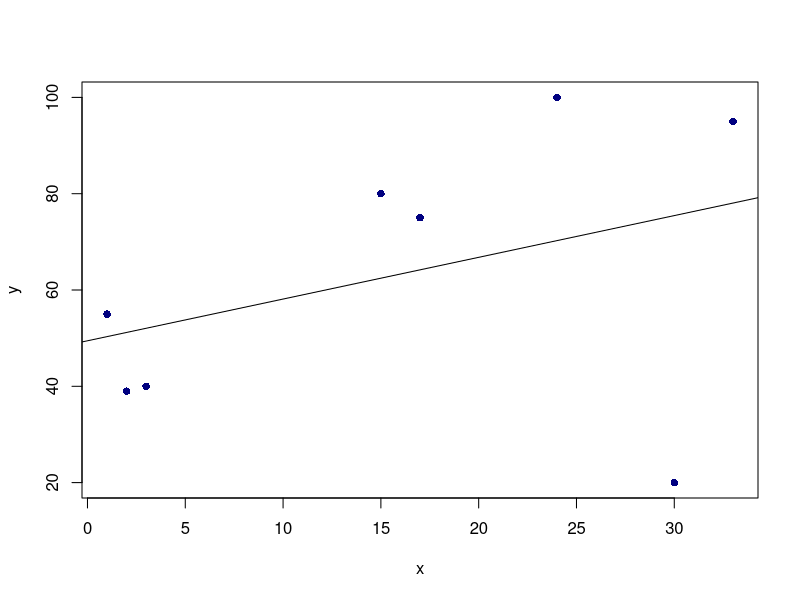
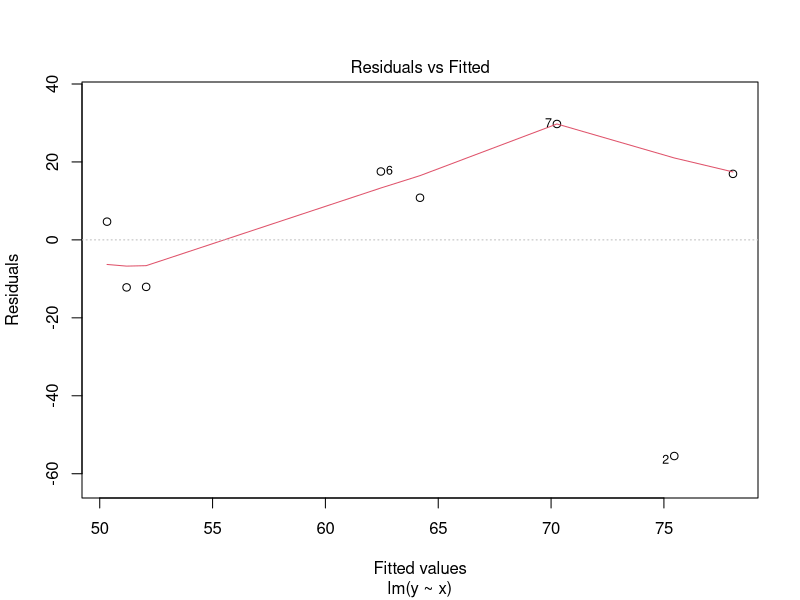
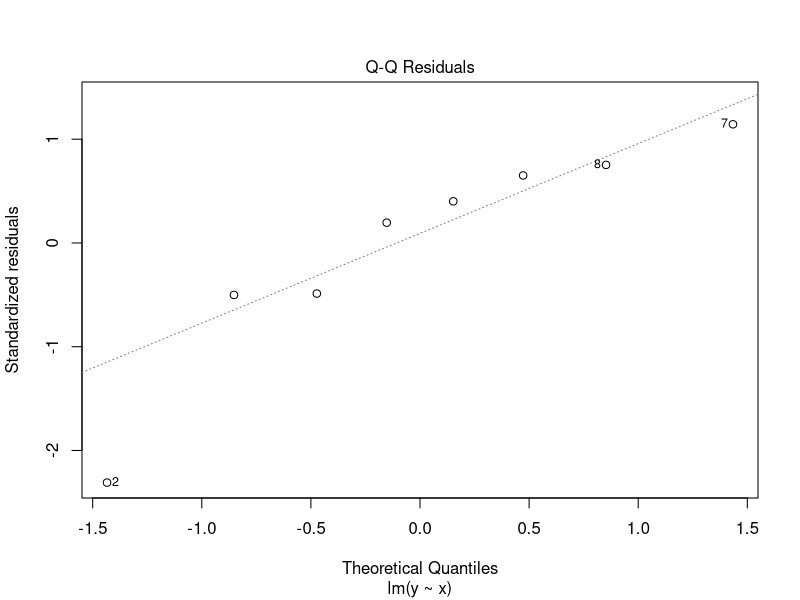
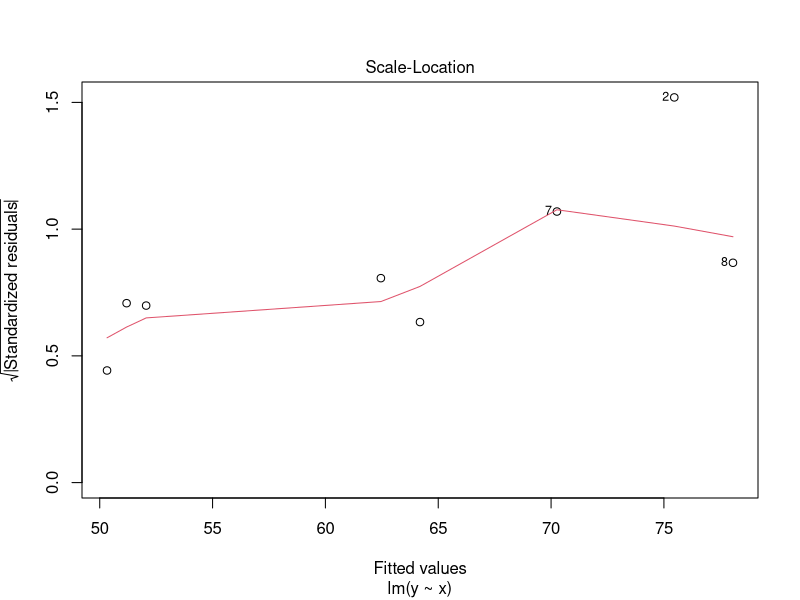
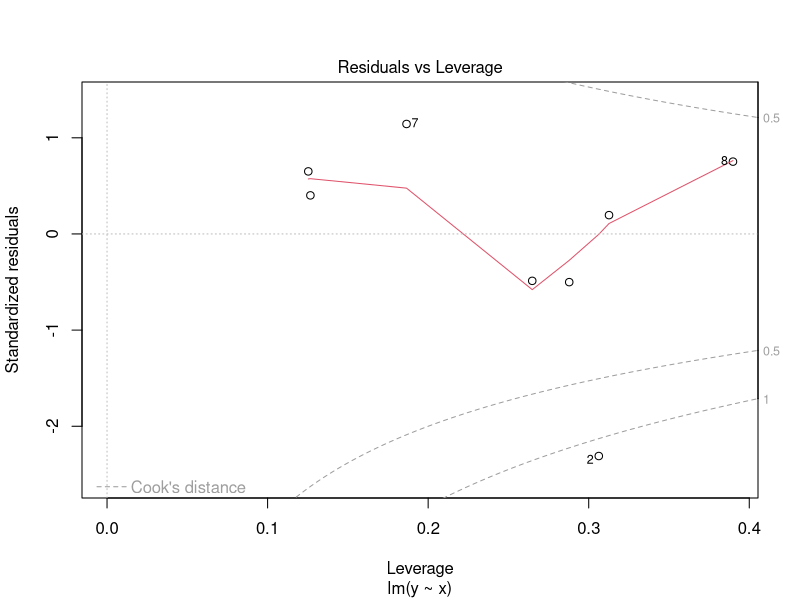
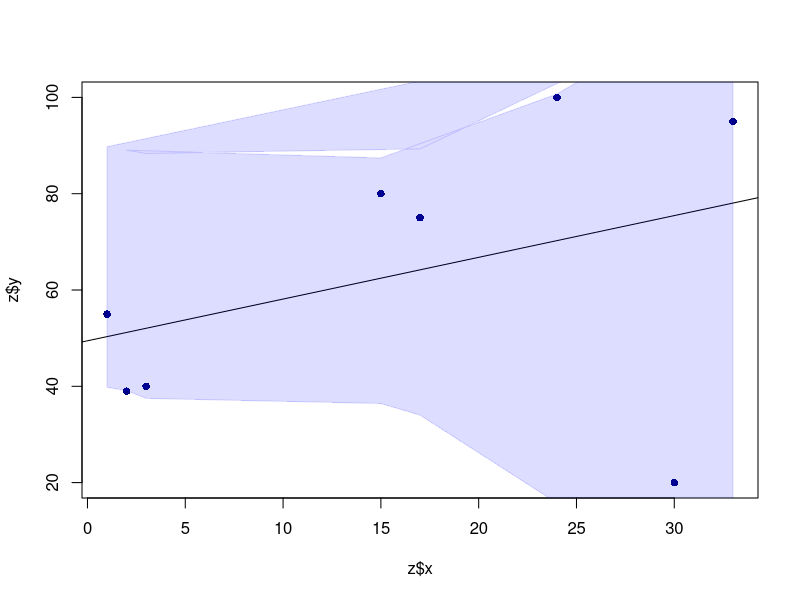
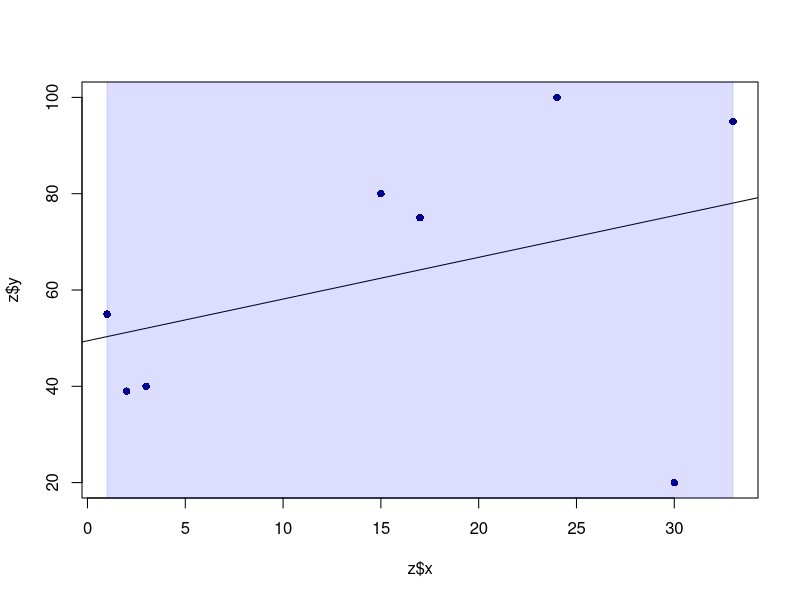
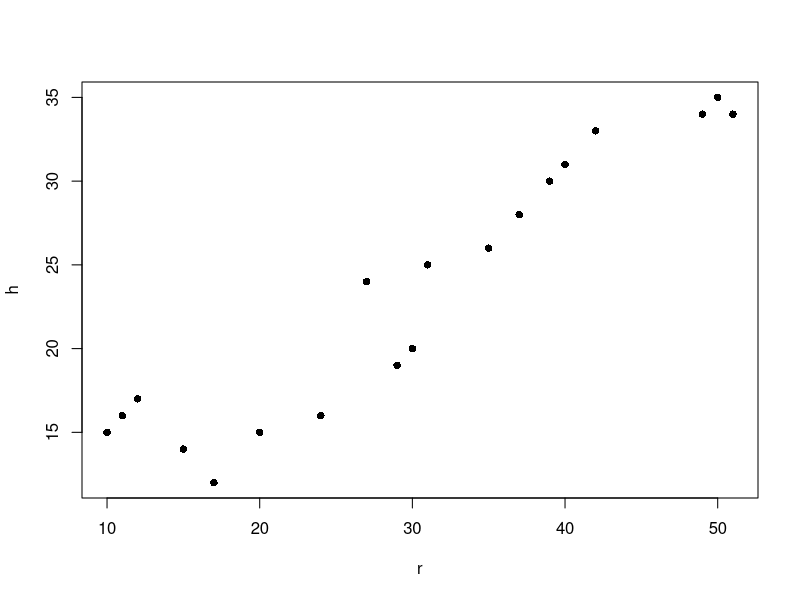

Recreate these plots in R, in order.
## ---- chunk 1
knitr::opts_chunk$set(echo = TRUE)
## ---- chunk 2
#NOTE I made this data up completely in my head. There may not be any sort of regression. 
setwd("C:/Users/dania/Documents/Pitt/BioStats/Module 3")
z <- read.table("data frame.txt",sep="\t",header=T)
lm1 <- lm(y~x,data = z)
with(z,plot(x,y,type="p",pch=16,col="navy")) #graph, type= points, pch=16 gives solid points instead of circles, color is navy
abline(lm1) #abline is the regression line
summary(lm1) 
## ---- chunk 3
confint(lm1) #for CI of model, 95% is default but can be changed
#gives CI for both the intercept and the predictor
## ---- chunk 4
plot(lm1)
## ---- chunk 5
y.c <- predict(lm1,
interval="confidence")
x.ci <- c(z$x,sort(z$x,decreasing=TRUE))
y.ci <- c(y.c[,3],sort(y.c[,2])) #Daniel added this based on his data frame and I'm not sure what he was doing so mine do not look correct for my dataset
#GOT IT, so y.c is the confidence interval data matrix and the second column is the lower bound and the third column is the upper bound which is where y.ci comes from
#mine still looks wacky but it must be my dataset not the actual code
plot(z$x,z$y,type="p",pch=16,
col="navy")
abline(lm1)
polygon(x.ci,y.ci,density=NA,
col="#0000ff22")
#prediction interval
y.p <- predict(lm1,
interval="prediction")
x.pi <- c(z$x,
sort(z$x,decreasing=TRUE))
y.pi <- c(y.p[,3],sort(y.p[,2]))
plot(z$x,z$y,type="p",pch=16,
col="navy")
abline(lm1)
polygon(x.pi,y.pi,density=NA,
col="#0000ff22") #same for PI as CI, code is correct and the data is just bad, but I made it up so it's to be expected
## ---- chunk 6
setwd("C:/Users/dania/Documents/Pitt/BioStats/Module 3")
u <- read.table("sigma function.txt",sep="\t",header=T)
plot(u, type = "p", pch = 16, col = "black")
## ---- chunk 7
library(gam)
gam(u$h~lo(u$r)) #h will be regressed on the LOESS of r
h <- u$h[order(u$r)] #sort by ascending r, h HAS to go first
r <- u$r[order(u$r)] #sort by ascending r
h.gam1 <- gam(h~lo(r)) #make the GAM object
h.gam1.p <- predict(h.gam1,se.fit=TRUE) #use the GAM object to make predictons
plot(r,h,type="p",pch=16,col="navy")
lines(r,h.gam1.p$fit,type="l",lwd=2) #plot the predicted values (fit) as a line in the graph
h.p <- matrix(NA,nrow=length(r),ncol=2) #---Make a matrix to hold the CIs
h.p[,1] <- h.gam1.p$fit-2*h.gam1.p$se.fit #---Lower bound in column 1
h.p[,2] <- h.gam1.p$fit+2*h.gam1.p$se.fit #---Upper bopund in column 2
x.ci <- c(r,rev(r)) #---Tack the reverse of r onto r
y.ci <- c(h.p[,2],rev(h.p[,1])) #---Tack the upper bounds onto the lower bounds
polygon(x.ci,y.ci,col="#0000ff22",density=NA) #---Shade in the area, ff is blue and 22 makes it pretty transparent
names(h.gam1) #gives you the components of an object
names(h.gam1.p)
## ---- chunk 8
mm <- structure(list(S = c(3.6, 1.8, 0.9, 0.45, 0.225, 0.1125, 3.6, 
                           1.8, 0.9, 0.45, 0.225, 0.1125, 3.6, 1.8, 0.9, 0.45, 0.225, 0.1125, 
                           0), v = c(0.004407692, 0.004192308, 0.003553846, 0.002576923, 
                                     0.001661538, 0.001064286, 0.004835714, 0.004671429, 0.0039, 0.002857143, 
                                     0.00175, 0.001057143, 0.004907143, 0.004521429, 0.00375, 0.002764286, 
                                     0.001857143, 0.001121429, 0)), .Names = c("S", "v"), class = "data.frame", row.names = c(NA, 
                                                                -19L))
#I got this data online from a tutorial so I wouldn't have to make up my own anymore.
plot(mm, type="p",pch=16,col="navy")
nls.mm <- nls(v ~ (phi*S)/(theta+S),data=mm,start=list(theta=0.5,phi=0.5)) #list function allows you to put multiple data types, ex. numbers, characters, other lists, into the same function
summary(nls.mm)
names(nls.mm)
